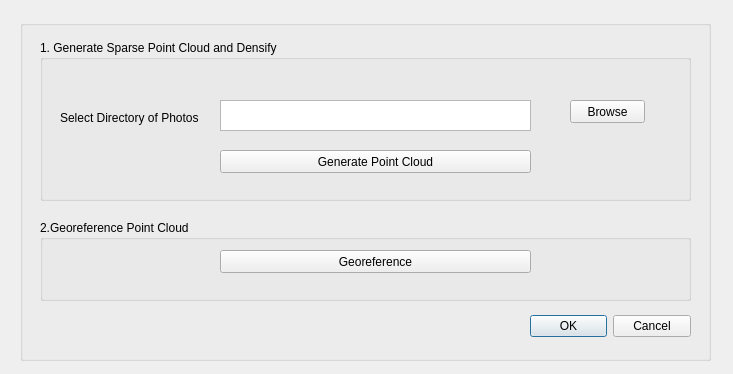
<?xml version="1.0" encoding="UTF-8"?>
<ui version="4.0">
 <class>Dialog</class>
 <widget class="QDialog" name="Dialog">
  <property name="geometry">
   <rect>
    <x>0</x>
    <y>0</y>
    <width>733</width>
    <height>374</height>
   </rect>
  </property>
  <property name="windowTitle">
   <string>Point Cloud Generation</string>
  </property>
  <property name="windowIcon">
   <iconset>
    <normaloff>../bin_31/bin/isro.jpg</normaloff>../bin_31/bin/isro.jpg</iconset>
  </property>
  <widget class="QGroupBox" name="groupBox_4">
   <property name="geometry">
    <rect>
     <x>20</x>
     <y>20</y>
     <width>691</width>
     <height>341</height>
    </rect>
   </property>
   <property name="styleSheet">
    <string notr="true">border-bottom-color: rgb(255, 138, 99);</string>
   </property>
   <property name="title">
    <string/>
   </property>
   <widget class="QGroupBox" name="groupBox">
    <property name="geometry">
     <rect>
      <x>20</x>
      <y>20</y>
      <width>651</width>
      <height>161</height>
     </rect>
    </property>
    <property name="title">
     <string>1. Generate Sparse Point Cloud and Densify</string>
    </property>
    <widget class="QLabel" name="label">
     <property name="geometry">
      <rect>
       <x>20</x>
       <y>70</y>
       <width>191</width>
       <height>16</height>
      </rect>
     </property>
     <property name="text">
      <string>Select Directory of Photos</string>
     </property>
    </widget>
    <widget class="QPushButton" name="pushButton">
     <property name="geometry">
      <rect>
       <x>530</x>
       <y>60</y>
       <width>75</width>
       <height>23</height>
      </rect>
     </property>
     <property name="text">
      <string>Browse</string>
     </property>
    </widget>
    <widget class="QPlainTextEdit" name="plainTextEdit">
     <property name="geometry">
      <rect>
       <x>180</x>
       <y>60</y>
       <width>311</width>
       <height>31</height>
      </rect>
     </property>
    </widget>
    <widget class="QPushButton" name="pushButton_4">
     <property name="geometry">
      <rect>
       <x>180</x>
       <y>110</y>
       <width>311</width>
       <height>23</height>
      </rect>
     </property>
     <property name="text">
      <string>Generate Point Cloud</string>
     </property>
     <property name="checkable">
      <bool>false</bool>
     </property>
    </widget>
   </widget>
   <widget class="QGroupBox" name="groupBox_3">
    <property name="geometry">
     <rect>
      <x>20</x>
      <y>200</y>
      <width>651</width>
      <height>81</height>
     </rect>
    </property>
    <property name="styleSheet">
     <string notr="true"/>
    </property>
    <property name="title">
     <string>2.Georeference Point Cloud</string>
    </property>
    <widget class="QPushButton" name="pushButton_3">
     <property name="geometry">
      <rect>
       <x>180</x>
       <y>30</y>
       <width>311</width>
       <height>23</height>
      </rect>
     </property>
     <property name="text">
      <string>Georeference</string>
     </property>
    </widget>
   </widget>
   <widget class="QDialogButtonBox" name="buttonBox">
    <property name="geometry">
     <rect>
      <x>510</x>
      <y>290</y>
      <width>161</width>
      <height>32</height>
     </rect>
    </property>
    <property name="orientation">
     <enum>Qt::Horizontal</enum>
    </property>
    <property name="standardButtons">
     <set>QDialogButtonBox::Cancel|QDialogButtonBox::Ok</set>
    </property>
   </widget>
  </widget>
 </widget>
 <resources>
  <include location="../tt.qrc"/>
 </resources>
 <connections/>
</ui>
